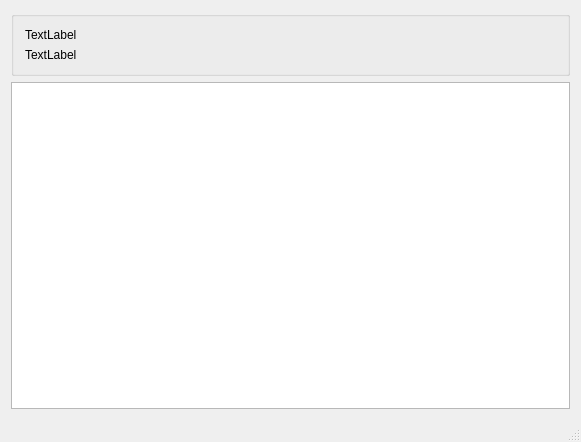
<?xml version="1.0" encoding="UTF-8"?>
<ui version="4.0">
 <class>MainWindow</class>
 <widget class="QMainWindow" name="MainWindow">
  <property name="geometry">
   <rect>
    <x>0</x>
    <y>0</y>
    <width>581</width>
    <height>442</height>
   </rect>
  </property>
  <property name="windowTitle">
   <string>MainWindow</string>
  </property>
  <widget class="QWidget" name="centralWidget">
   <layout class="QHBoxLayout" name="horizontalLayout">
    <item>
     <layout class="QVBoxLayout" name="verticalLayout_2">
      <item>
       <widget class="QGroupBox" name="groupBox">
        <property name="title">
         <string/>
        </property>
        <layout class="QVBoxLayout" name="verticalLayout">
         <item>
          <widget class="QLabel" name="labViewSize">
           <property name="text">
            <string>TextLabel</string>
           </property>
          </widget>
         </item>
         <item>
          <widget class="QLabel" name="labSceneRect">
           <property name="text">
            <string>TextLabel</string>
           </property>
          </widget>
         </item>
        </layout>
       </widget>
      </item>
      <item>
       <widget class="QWGraphicsView" name="View"/>
      </item>
     </layout>
    </item>
   </layout>
  </widget>
  <widget class="QStatusBar" name="statusBar"/>
 </widget>
 <layoutdefault spacing="6" margin="11"/>
 <customwidgets>
  <customwidget>
   <class>QWGraphicsView</class>
   <extends>QGraphicsView</extends>
   <header location="global">qwgraphicsview.h</header>
  </customwidget>
 </customwidgets>
 <resources/>
 <connections/>
</ui>
